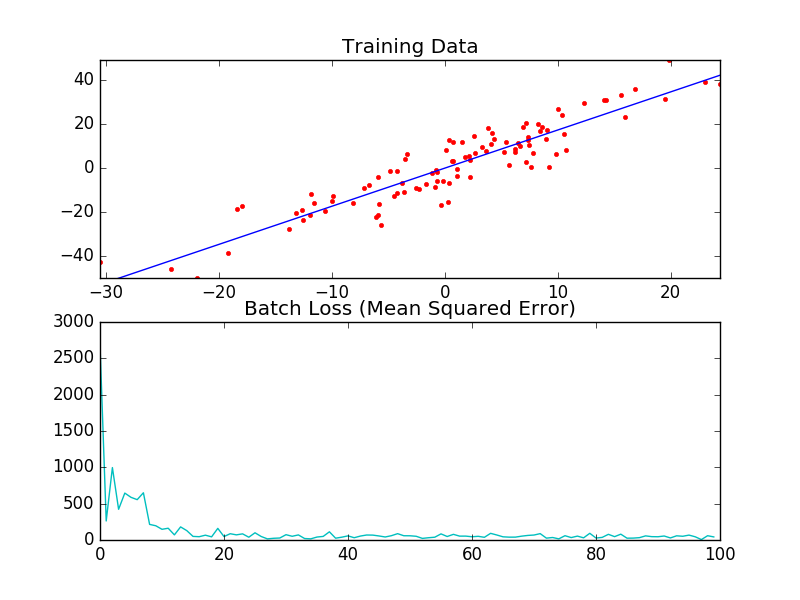

Write the Python code that produced this figure.
from matplotlib import pyplot as plt
import numpy as np


NB_SAMPLES = 100
NB_BATCHES = 10000
NB_DIMENSIONS = 20


def generate_training_data(nb_samples, nb_dimensions, beta=7.5):
    # True parameters.
    seed = np.random.randn(nb_dimensions)

    # Artificial data.
    examples = np.random.randn(nb_samples, nb_dimensions) * 10
    labels = np.zeros(nb_samples)

    # Generate labels with random noise.
    for i in range(nb_samples):
        labels[i] = examples[i].dot(seed) + np.random.randn() * beta

    return examples, labels, seed


def train(examples, labels, batch_size=8, plot=False):
    # Plotting only works for 1-dimensional regression.
    if plot:
        assert examples.shape[1] == 1, "Can't view multiple dimensions."

        plt.ion()
        plt.show(block=False)

    # Samples, features.
    m, n = examples.shape
    losses = list()

    # Model weights.
    theta = np.random.randn(n)

    offset = 0
    for i in range(NB_BATCHES):
        # Examples, labels, predictions.
        x = np.zeros((batch_size, n))
        y = np.zeros((batch_size))
        y_ = np.zeros(batch_size)

        # Collect the training batch.
        for j in range(batch_size):
            x[j] = examples[offset]
            y[j] = labels[offset]
            offset = (offset + 1) % m

            # Shuffle if the dataset is exhausted.
            if offset == 0:
                permutation = np.random.permutation(m)
                examples = examples[permutation]
                labels = labels[permutation]

        # Compute predictions.
        for j in range(batch_size):
            y_[j] = theta.dot(x[j])

        # Checkpoint losses.
        if i % 100 == 0:
            losses.append(np.mean(np.square(y_ - y)))
            print("Batch: ", i, "Loss: ", losses[-1])

            if plot:
                # Generate line of best fit given the estimator theta.
                sample_x = np.linspace(np.min(examples), np.max(examples), 100)
                sample_y = [sample * theta for sample in sample_x]

                # Clear all.
                plt.clf()

                # Plot the line of best fit.
                plt.subplot(211)
                plt.title("Training Data")
                plt.xlim([np.min(examples), np.max(examples)])
                plt.ylim([np.min(labels), np.max(labels)])
                plt.plot(examples, labels, "r.")
                plt.plot(sample_x, sample_y, "b-")

                # Print batch loss.
                plt.subplot(212)
                plt.title("Batch Loss (Mean Squared Error)")
                plt.plot(losses, "c-")

                # Something required for plt.ion().
                plt.pause(0.01)

        # Calculate the gradient.
        dtheta = np.zeros(n)
        for j in range(batch_size):
            # Gradient with respect to theta.
            dtheta += 1 / batch_size * (theta.dot(x[j]) - y[j]) * x[j]

        # Update parameters.
        theta = theta - 1e-5 * dtheta

    if plot:
        while True:
            plt.pause(0.01)

    return theta


if __name__ == "__main__":
    # Higher dimensional.
    examples, labels, _ = generate_training_data(NB_SAMPLES, NB_DIMENSIONS)
    train(examples, labels)

    # Something we can visualize.
    examples, labels, _ = generate_training_data(NB_SAMPLES, 1)
    train(examples, labels, plot=True)
